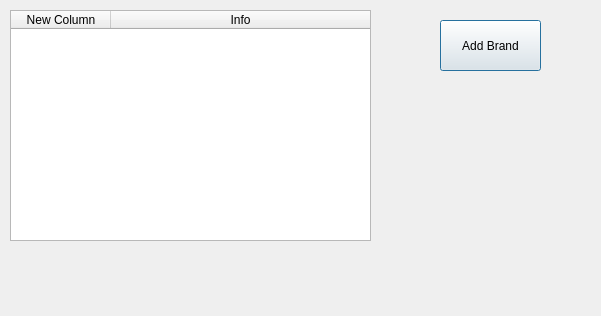
<?xml version="1.0" encoding="UTF-8"?>
<ui version="4.0">
 <class>DialogBrand</class>
 <widget class="QDialog" name="DialogBrand">
  <property name="geometry">
   <rect>
    <x>0</x>
    <y>0</y>
    <width>601</width>
    <height>316</height>
   </rect>
  </property>
  <property name="windowTitle">
   <string>Brands</string>
  </property>
  <widget class="QTableWidget" name="tableWidget_Brand">
   <property name="geometry">
    <rect>
     <x>10</x>
     <y>10</y>
     <width>361</width>
     <height>231</height>
    </rect>
   </property>
   <attribute name="horizontalHeaderStretchLastSection">
    <bool>true</bool>
   </attribute>
   <column>
    <property name="text">
     <string>New Column</string>
    </property>
   </column>
   <column>
    <property name="text">
     <string>Info</string>
    </property>
   </column>
  </widget>
  <widget class="QPushButton" name="pushButton_add">
   <property name="geometry">
    <rect>
     <x>440</x>
     <y>20</y>
     <width>101</width>
     <height>51</height>
    </rect>
   </property>
   <property name="text">
    <string>Add Brand</string>
   </property>
  </widget>
 </widget>
 <resources/>
 <connections/>
</ui>
